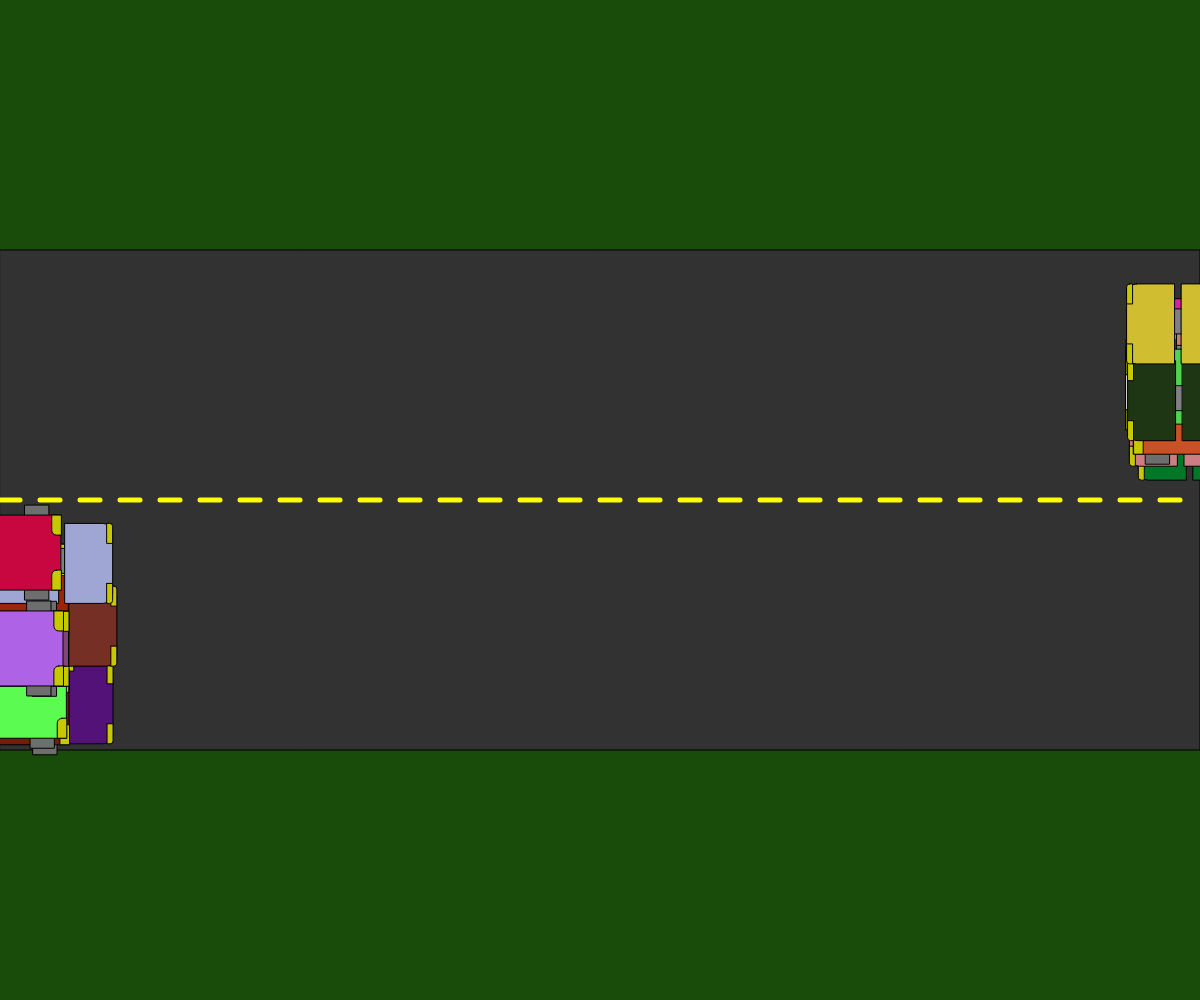
Frame 1 (no input)
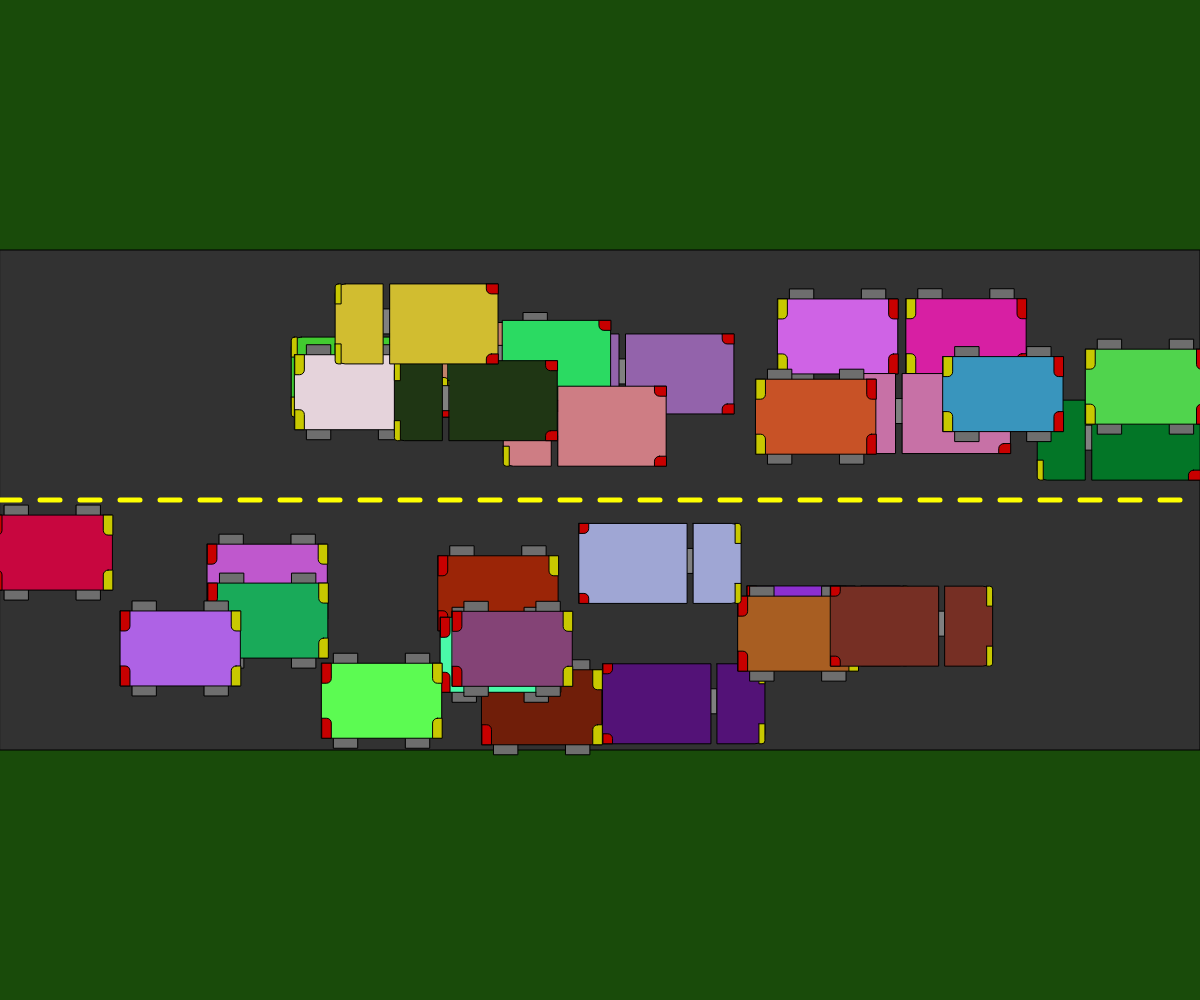
Frame 60 (no input)
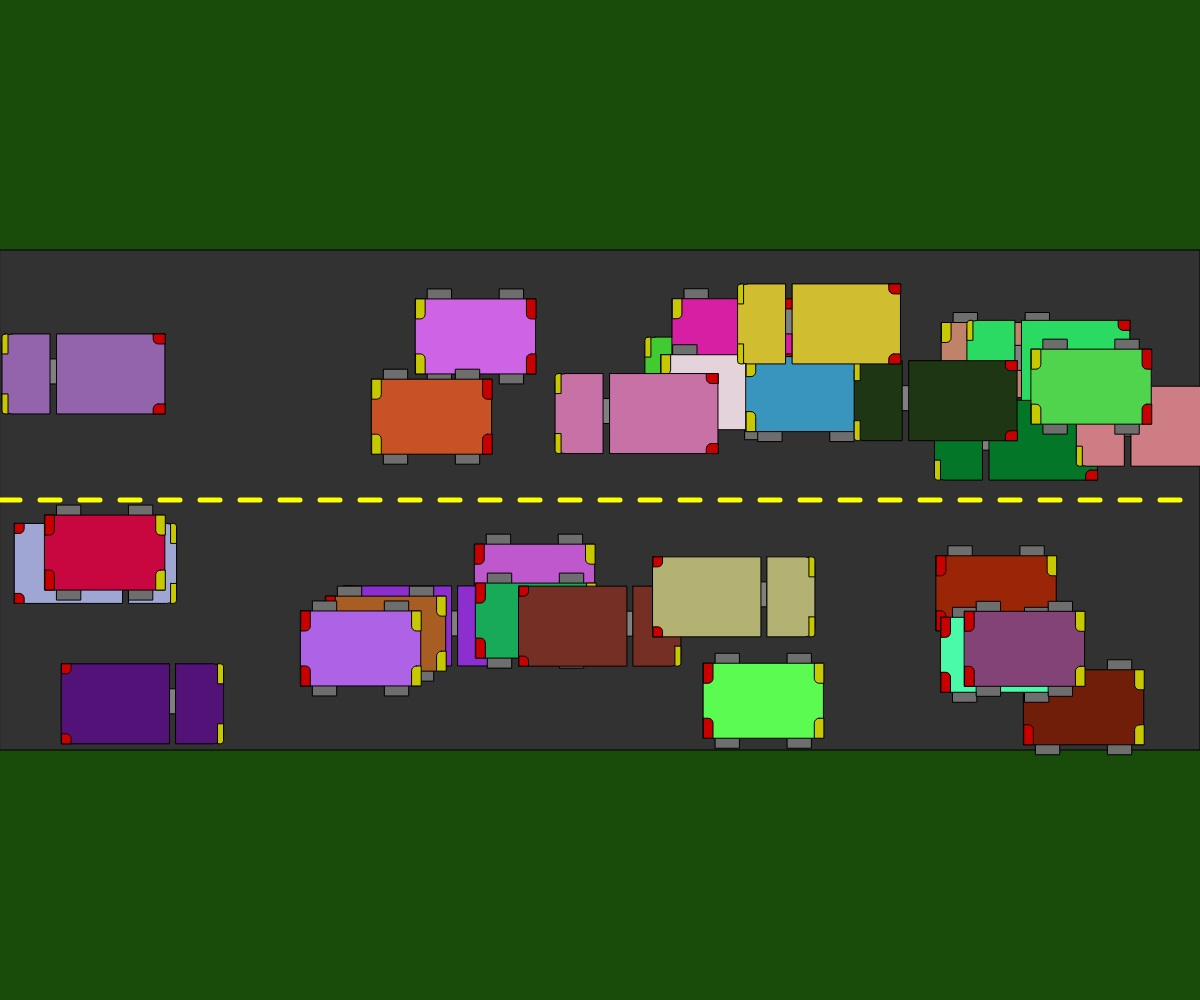
Frame 120 (the mouse pressed at the canvas centre since frame 60)

The p5.js sketch that drew these frames (run headless with seeded random() and noise() and a simulated clock; from frame 60 on, the mouse is pressed at the canvas centre):

// p5.js sketch
// ── sketch.js
// Cars cars cars
// Marcus Cheecham
// April 4th, 2025

let eastbound = [];
let westbound = [];
let vehicleTypesAmount = 2;

function setup() {
  createCanvas(windowWidth, windowHeight);
  angleMode(DEGREES);
  for(let i = 0; i < 20; i++) {
    eastbound.push(new Vehicle(round(random(0, vehicleTypesAmount)), 0, random(height*0.55, height*0.715), [round(random(255)), round(random(255)), round(random(255))], 1, random(15)));
  }
  for(let i = 0; i < 20; i++) {
    westbound.push(new Vehicle(round(random(0, vehicleTypesAmount)), width, random(height*0.30, height*0.45), [round(random(255)), round(random(255)), round(random(255))], -1, random(15)));
  }
}

function draw() {
  background(25, 75, 10);
  drawRoad();
  traficLights();
  // vehicleDisplayTest();
  for (let car of eastbound) {
    car.action();
    // car.changeColour();
  }
  for (let car of westbound) {
    car.action();
  }
}

function mousePressed() {
  if (mouseButton === LEFT && !keyIsDown(SHIFT)) { // If left click, add eastbound
    eastbound.push(new Vehicle(round(random(0, vehicleTypesAmount)), 0, random(height*0.55, height*0.715), [round(random(255)), round(random(255)), round(random(255))], 1, random(15)));
  } else if (mouseButton === LEFT && keyIsDown(SHIFT)) { // if left and shit click, add westbound
    westbound.push(new Vehicle(round(random(0, vehicleTypesAmount)), width, random(height*0.30, height*0.45), [round(random(255)), round(random(255)), round(random(255))], -1, random(15)));
  }
}

function traficLights() {
  if (keyIsPressed && keyCode === 32) { // Slows all vehicals to a stop
    frameCount = 0;
    for (let car of eastbound) {
      car.direc = 0
    } 
    for (let car of westbound) {
      car.direc = 0;
    }
  }

  if (frameCount >= 120) { // Returns their speed
    for (let car of eastbound) {
      car.direc = 1;
    }
    for (let car of westbound) {
      car.direc = -1
    }
  }
}

function drawRoad() {
  rectMode(CORNERS);

  fill(50);
  stroke(0);
  strokeWeight(1);
  rect(0, height*0.25, width, height*0.75); // Road

  stroke(255, 255, 0);
  strokeWeight(5);
  for (let roadLine = 0; roadLine < width; roadLine+= 40) { // Roadlines
    line(roadLine, height/2, roadLine + 20, height/2);
  }

  // Resetting strokes and rectMode
  stroke(0); 
  strokeWeight(1);
  rectMode(CORNER);
}

class Vehicle {
  constructor(vehicleType, x, y, colour, direction, speed) {
    this.vType = vehicleType;
    this.xPos = x;  this.yPos = y;
    this.colour = colour;
    this.direc = direction;
    this.speed = speed;
  }

  display() {

    switch(this.vType ) {
    case 1: // First vehicle = Car
      push();
      translate(-width*0.05, -height*0.04);
      // Body
      fill(110);
      rect(this.xPos + width*0.01, this.yPos - height*0.01, width*0.020, height*0.095);
      rect(this.xPos + width*0.07, this.yPos - height*0.01, width*0.020, height*0.095);
      fill(this.colour); // RANDOM COLOUR
      rect(this.xPos, this.yPos, width*0.1, height*0.075);
    
      if (this.direc === 1) { // Headlights and rear lights
        // Eastbound

        // Headlights
        fill(200, 200, 0);
        rect(this.xPos + width*0.0924, this.yPos, width*0.008, height*0.020, 0, 0, 0, 10);
        rect(this.xPos + width*0.0924, this.yPos + height*0.055, width*0.008, height*0.020, 10, 0, 0, 0);
        
        // Rearlights
        fill(200, 0, 0);
        rect(this.xPos, this.yPos, width*0.008, height*0.020, 0, 0, 10, 0);
        rect(this.xPos, this.yPos + height*0.055, width*0.008, height*0.020, 0, 10, 0, 0);
      } else {
        // Westbound
        
        // Headlights
        fill(200, 200, 0);
        rect(this.xPos, this.yPos, width*0.008, height*0.020, 0, 0, 10, 0);
        rect(this.xPos, this.yPos + height*0.055, width*0.008, height*0.020, 0, 10, 0, 0);
        
        // Rearlights
        fill(200, 0, 0);
        rect(this.xPos + width*0.0924, this.yPos, width*0.008, height*0.020, 0, 0, 0, 10);
        rect(this.xPos + width*0.0924, this.yPos + height*0.055, width*0.008, height*0.020, 10, 0, 0, 0);
      }
      pop();
      break;

    case 2: //second vehicle = Truck

      push();
      translate(-width*0.05, -height*0.04);

      if (this.direc === 1) {

        // Eastbound

        // Body
        fill("grey");
        rect(this.xPos + width*0.075, this.yPos + height*0.025, width*0.02, height*0.025);
        fill(this.colour); // RANDOM COLOUR
        rect(this.xPos, this.yPos, width*0.09, height*0.080);
        rect(this.xPos + width*0.095, this.yPos, width*0.04, height*0.080, 0, 10, 10, 0);

        // Headlights
        fill(200, 200, 0);
        rect(this.xPos + width*0.13, this.yPos, width*0.005, height*0.02, 0, 10, 0, 0);
        rect(this.xPos + width*0.13, this.yPos + height*0.06, width*0.005, height*0.02, 0, 0, 10, 0);

        // Backlights
        fill(200, 0, 0);
        rect(this.xPos, this.yPos, width*0.008, height*0.01, 0, 0, 10, 0);
        rect(this.xPos, this.yPos + height*0.07, width*0.008, height*0.01, 0, 10, 0, 0);

      } else {

        // Westbound

        // Body
        fill("grey");
        rect(this.xPos + width*0.030, this.yPos + height*0.025, width*0.02, height*0.025);
        fill(this.colour); // RANDOM COLOUR
        rect(this.xPos + width*0.04575, this.yPos, width*0.09, height*0.080);
        rect(this.xPos, this.yPos, width*0.04, height*0.080, 10, 0, 0, 10);
      
        // Backlights
        fill(200, 0, 0);
        rect(this.xPos + width*0.126, this.yPos, width*0.01, height*0.010, 0, 0, 0, 10);
        rect(this.xPos + width*0.126, this.yPos + height*0.07, width*0.01, height*0.010, 10, 0, 0, 0);
      
        // Headlights
        fill(200, 200, 0);
        rect(this.xPos, this.yPos, width*0.005, height*0.02, 10, 0, 0, 0);
        rect(this.xPos, this.yPos + height*0.06, width*0.005, height*0.02, 0, 0, 0, 10);

      }

      pop();
      break;
    }
  }

  move() {
    if (this.direc > 0) { // Moving East
      this.xPos += this.speed;
      if (this.xPos > width) {
        this.xPos = 0;
      }
    } else if (this.direc < 0) { // Moving West
      this.xPos -= this.speed;
      if (this.xPos < 0) {
        this.xPos = width;
      }
    }
  }

  speedUp() {
    if (this.speed < 15) {
      this.speed++;
    }
  }

  speedDown() {
    if (this.speed > 0) {
      this.speed--;
    }
  }

  changeColour() {
    this.colour = [round(random(255)), round(random(255)), round(random(255))];
    
  }

  action() {
    this.move();

    if(int(random(100)) === 100) { // 1% chance of activating (0 - 99) with each int being a chance
      this.speedUp();
    }
    if(int(random(100)) === 100) {
      this.speedDown();
    }
    if(int(random(100)) === 100) {
      this.changeColor();
    }

    this.display();
  }
}

function vehicleDisplayTest() { // FOR TESTING MODELS
  let xPos = width/2;
  let yPos = height/2;

  // push();
  // translate(-width*0.05, -height*0.04);

  // CAR

  // fill(110);
  // rect(xPos + width*0.01, yPos - height*0.01, width*0.020, height*0.095);
  // rect(xPos + width*0.07, yPos - height*0.01, width*0.020, height*0.095);
  // fill(random(255), random(255), random(255)); // RANDOM COLOUR
  // rect(xPos, yPos, width*0.1, height*0.075);

  // Westbound

  // fill(200, 200, 0);
  // rect(xPos, yPos, width*0.008, height*0.020, 0, 0, 10, 0);
  // rect(xPos, yPos + height*0.055, width*0.008, height*0.020, 0, 10, 0, 0);
  


  // Eastbound

  // fill(200, 200, 0);
  // rect(xPos + width*0.0924, yPos, width*0.008, height*0.020, 0, 0, 0, 10);
  // rect(xPos + width*0.0924, yPos + height*0.055, width*0.008, height*0.020, 10, 0, 0, 0);
  

  // TRUCK

  // Westbound

  // Body
  // fill("grey");
  // rect(xPos + width*0.030, yPos + height*0.025, width*0.02, height*0.025);
  // fill(255, 255, 255); // RANDOM COLOUR
  // rect(xPos + width*0.04575, yPos, width*0.09, height*0.080);
  // rect(xPos, yPos, width*0.04, height*0.080, 0, 10, 10, 0);

  // // Backlights
  // fill(200, 0, 0);
  // rect(xPos + width*0.126, yPos, width*0.01, height*0.010, 0, 0, 0, 10);
  // rect(xPos + width*0.126, yPos + height*0.07, width*0.01, height*0.010, 10, 0, 0, 0);

  // // Headlights
  // fill(200, 200, 0);
  // rect(xPos, yPos, width*0.005, height*0.02, 0, 0, 10, 0);
  // rect(xPos, yPos + height*0.06, width*0.005, height*0.02, 0, 10, 0, 0);


  // // Eastbound

  // // Body
  // fill("grey");
  // rect(xPos + width*0.075, yPos + height*0.025, width*0.02, height*0.025);
  // fill(255, 255, 255); // RANDOM COLOUR
  // rect(xPos, yPos, width*0.09, height*0.080);
  // rect(xPos + width*0.095, yPos, width*0.04, height*0.080, 0, 10, 10, 0);

  // // Headlights
  // fill(200, 200, 0);
  // rect(xPos + width*0.13, yPos, width*0.005, height*0.02, 0, 10, 0, 0);
  // rect(xPos + width*0.13, yPos + height*0.06, width*0.005, height*0.02, 0, 0, 10, 0);

  // // Backlights
  // fill(200, 0, 0);
  // rect(xPos, yPos, width*0.008, height*0.01, 0, 0, 10, 0);
  // rect(xPos, yPos + height*0.07, width*0.008, height*0.01, 0, 10, 0, 0);


  // pop();

}
